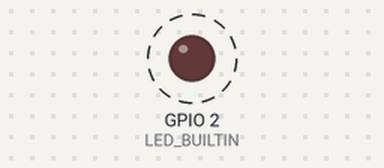
Simulated run of this program. Board: ESP32. Parts: output pins drawn as LEDs (lit = HIGH). Dashed ring = blinking. What the program prints to the serial monitor is not drawn.

Above: at 0.5 s.
Timing chart, 0 to 4.6 s (numbered marks = the images above):
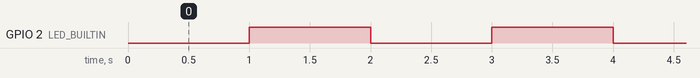

Measured:
- by itself, GPIO 2 (LED_BUILTIN): alternates HIGH for 1.0 s and LOW for 1.0 s

The program:

main.cpp
```cpp
#include <Arduino.h>

unsigned long prevMillis = 0;
unsigned long prevMicros = 0;
const long intervalMillis = 1000;  // Intervalo objetivo: 1000 ms (1 segundo)
const unsigned int intervalMicros = 500000;  // 500000 Intervalo objetivo: 500 ms
                                            // OJO Mostrar problema para 10000 objetivo 10ms
void setup() {
  Serial.begin(115200);
  pinMode(LED_BUILTIN, OUTPUT);
  Serial.println("Iniciando...: ");
}

void loop() {
  // 1. Temporización con millis() (mide el tiempo REAL transcurrido)
  unsigned long MillisActual = millis();
  if (MillisActual - prevMillis >= intervalMillis) {
    unsigned long MillisCalculado = MillisActual - prevMillis;  // Tiempo real medido
    prevMillis = MillisActual;  // Reiniciamos el contador

    Serial.print("Intervalo real MILLIS: ");
    Serial.print(MillisCalculado);
    Serial.println(" ms");

    // Opcional: Parpadear LED cada segundo
    digitalWrite(LED_BUILTIN, !digitalRead(LED_BUILTIN));
  }

  // 2. Temporización con micros() (mide el tiempo REAL transcurrido)
  unsigned long MicrosActual = micros();
  if (MicrosActual - prevMicros >= intervalMicros) {
    unsigned long MicrosCalculado = MicrosActual - prevMicros;  // Tiempo real medido
    prevMicros = MicrosActual;  // Reiniciamos el contador

    Serial.print("Intervalo real MICROS: ");
    Serial.print(MicrosCalculado);
    Serial.println(" μs");
  }
}
```
